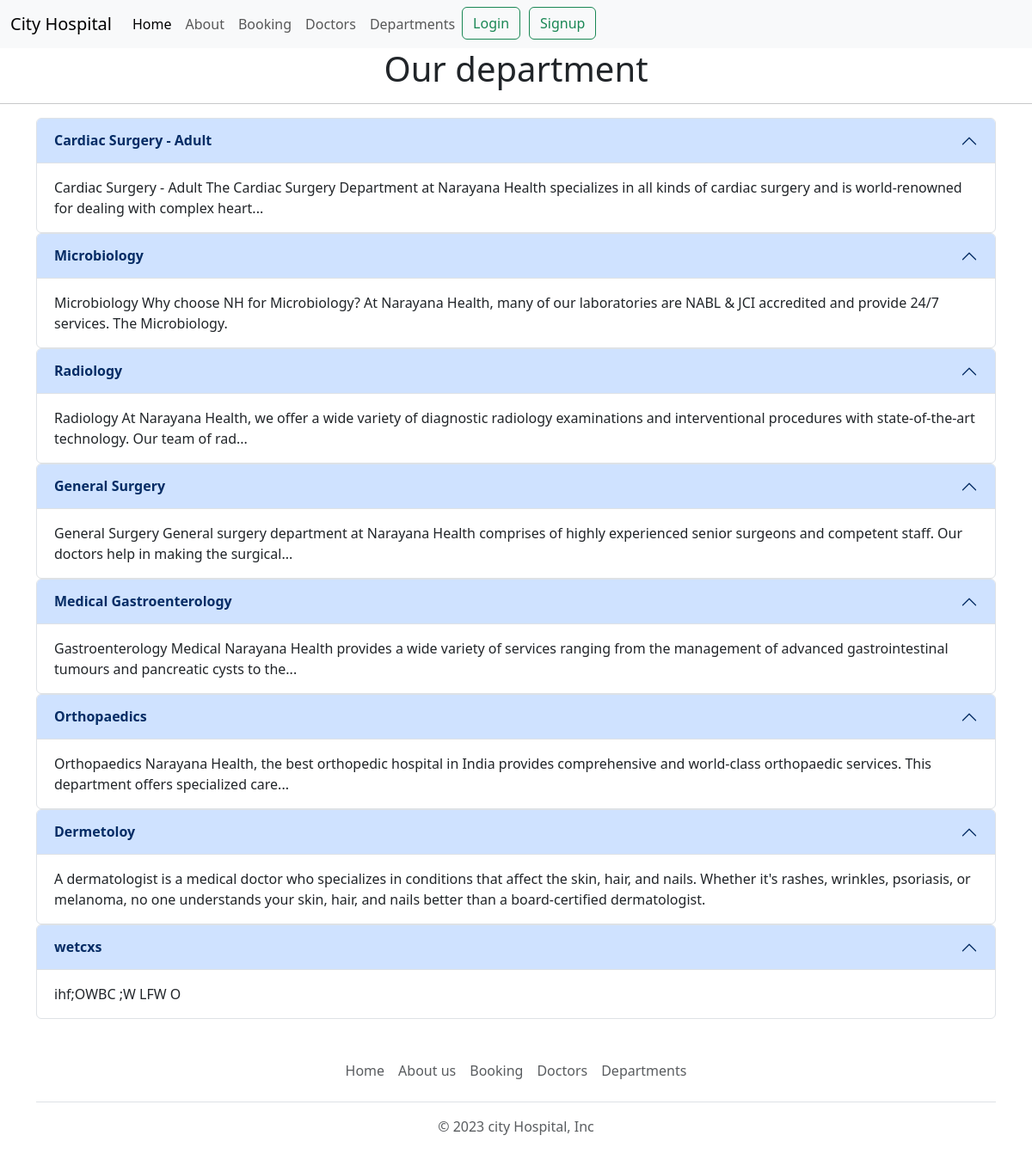
Page /department/ on the committed database.
### home/models.py (models this page shows, shortened)
class Departments(models.Model):
    dep_name= models.CharField(max_length=100)
    dep_deccription= models.TextField()

### home/views.py (the view)
# urls.py: path('department/',views.department,name='department'),
def department (request):
    dict_dept={
        'dept': Departments.objects.all()
    }
    return render(request,'department.html',dict_dept)

### home/templates/department.html (shortened to what this page needs)
{% extends 'base.html' %}
{% block content %}
 <h1 class="text-center">Our department</h1>
 <hr>
 {% for d in dept %}
 <div class="container">
 <div class="accordion" id="accordionExample">
  <div class="accordion-item">
    <h2 class="accordion-header">
      <button class="accordion-button" type="button" data-bs-toggle="collapse" data-bs-target="#collapseOne" aria-expanded="true" aria-controls="collapseOne">
       <strong>{{d.dep_name}}</strong>
      </button>
    </h2>
    <div id="collapseOne" class="accordion-collapse collapse show" data-bs-parent="#accordionExample">
      <div class="accordion-body">
        {{d.dep_deccription}}
      </div>
    </div>
  </div>
</div>
</div>
{% endfor %}
{% endblock %}

### rows in the picture
Departments: dep_name "Cardiac Surgery - Adult", dep_deccription "Cardiac Surgery - Adult The Cardiac Surgery Department at Narayana Health specializes in all kinds of cardiac surgery and is world-renowned for dealing with complex heart..."
Departments: dep_name "Microbiology", dep_deccription "Microbiology Why choose NH for Microbiology? At Narayana Health, many of our laboratories are NABL & JCI accredited and provide 24/7 services. The Microbiology."
Departments: dep_name "Radiology", dep_deccription "Radiology At Narayana Health, we offer a wide variety of diagnostic radiology examinations and interventional procedures with state-of-the-art technology. Our team of rad..."
Departments: dep_name "General Surgery", dep_deccription "General Surgery General surgery department at Narayana Health comprises of highly experienced senior surgeons and competent staff. Our doctors help in making the surgical..."
Departments: dep_name "Medical Gastroenterology", dep_deccription "Gastroenterology Medical Narayana Health provides a wide variety of services ranging from the management of advanced gastrointestinal tumours and pancreatic cysts to the..."
Departments: dep_name "Orthopaedics", dep_deccription "Orthopaedics Narayana Health, the best orthopedic hospital in India provides comprehensive and world-class orthopaedic services. This department offers specialized care..."
Departments: dep_name "Dermetoloy", dep_deccription "A dermatologist is a medical doctor who specializes in conditions that affect the skin, hair, and nails. Whether it's rashes, wrinkles, psoriasis, or melanoma, no one understands your skin, hair, and nails better than a board-certified dermatologist."
Departments: dep_name "wetcxs", dep_deccription "ihf;OWBC ;W LFW O"
